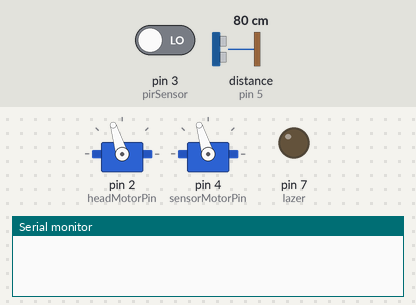
A sketch run on a simulated Arduino Uno, built with avr-gcc and run on an emulated ATmega328P. Shown: 2 × servo, output pins drawn as LEDs (lit = HIGH), the last lines printed to the serial monitor. Inputs (shaded band) come from the test bench; at power-on: pin 3 (pirSensor) LOW, distance to the obstacle (sensor on pin 5) 80 cm.

Above: at 1.2 s.
1.3 s: pin 3 (pirSensor) driven HIGH
At 2.69 s:
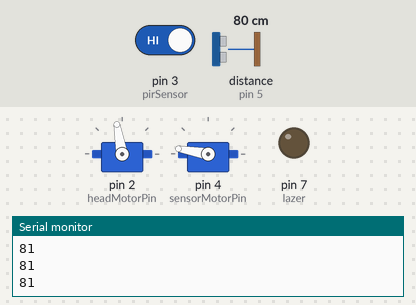
4.3 s: distance to the obstacle (sensor on pin 5) set to 75 cm
At 4.74 s:
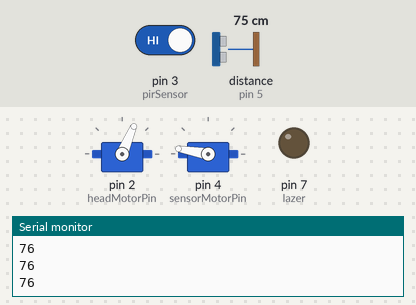
At 7.35 s:
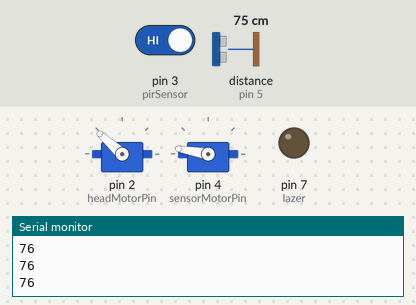
Timing chart, 0 to 13.3 s (numbered marks = the images above; inputs shaded):
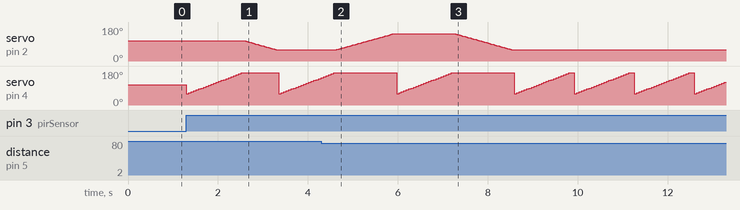

Measured:
- the behaviour switches between 80 and 79 cm on distance to the obstacle (sensor on pin 5) (found by bisection; images 1 and 2)
- after the input at 1.3 s, servo on pin 2 (headMotorPin): moves from 107° to 60° over 0.69 s, starting after 1.3 s
- after the input at 4.3 s, servo on pin 2 (headMotorPin): rises from 60° to 145° in 1.3 s, then falls to 60° in 2.6 s

The sketch:

Terminator__FollowPerson_.ino
```cpp
#include <Wire.h>
#include <Servo.h>
#include <NewPing.h>
// Motor controlling the robot's head
Servo headMotor;
// Motor controlling the ultrasonic sensor
Servo sensorMotor;

NewPing sonar(6, 5, 90);

int headMotorPin = 2;
int sensorMotorPin = 4;
int pirSensor = 3;
int lazer = 7;

bool tracking = false;
// Default to forward-facing
int lastKnownAngle = 107;
int closestDistance = 200;
int smoothAngle;
int motorGradStartAngle = lastKnownAngle;

void setup() {
  headMotor.attach(headMotorPin);
  sensorMotor.attach(sensorMotorPin);
  pinMode(pirSensor, INPUT);
  pinMode(lazer, OUTPUT);
  Serial.begin(9600);
  // Sets head to middle and looking forward
  headMotor.write(lastKnownAngle);
  // Aligns sensor to the middle position
  sensorMotor.write(lastKnownAngle);
}

void loop() {
  int sensorValue = digitalRead(pirSensor);

  if (sensorValue == 1) {
    tracking = true;
  }

  if (tracking) {
    // Reset closest distance for each scan
    closestDistance = 200;
    // Slow and steady scanning
    for (int i = 60; i <= 170; i += 5) {
      // Move sensor to scan the area
      sensorMotor.write(i);
      // Short delay for smoother readings
      delay(50);
      int distance = sonar.ping_cm();
      Serial.println(distance);

      if (distance > 10 && distance < closestDistance) {
        closestDistance = distance;
        smoothAngle = i;
      }
    }

    // If a valid object is detected, move head smoothly to that angle
    if (closestDistance < 200) {
      if (lastKnownAngle < smoothAngle) {
        for (int j = lastKnownAngle; j <= smoothAngle; j++) {
          headMotor.write(j);
          delay(15);
        }
      } else {
        for (int j = lastKnownAngle; j >= smoothAngle; j--) {
          headMotor.write(j);
          delay(15);
        }
      }

      lastKnownAngle = smoothAngle;
    } else {
      // If no valid object is detected, keep the head in its last known position
      headMotor.write(lastKnownAngle);
    }

    delay(50);
  }
}
```
